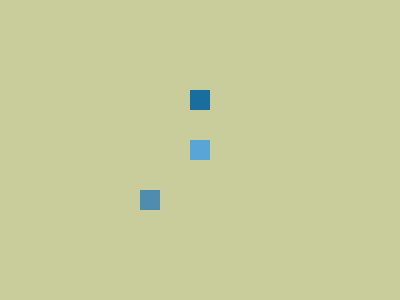
Frame 1 (no input)
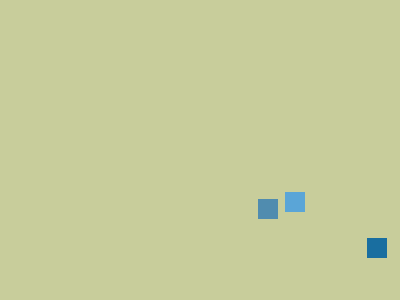
Frame 60 (the mouse pressed at the canvas centre just before this capture)
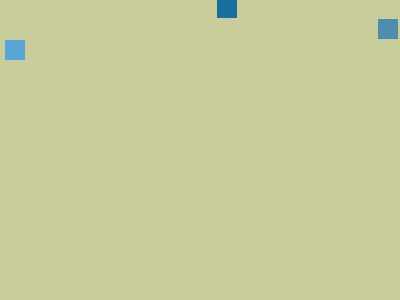
Frame 120 (the mouse held since frame 60 and released just before this capture)

The Processing sketch that drew these frames (run headless with seeded random() and noise(); from frame 60 on, the mouse is pressed at the canvas centre):

// Processing sketch: processing_42545
// ── processing_42545.pde

int x=200;
int y=150;
int speedX=5;
int speedY=4;

int a=200;
int b=100;
int speedA=3;
int speedB=4;

int z=200;
int t=150;
int speedT=2;
int speedZ=3;

float d=20;

void setup() {
  size(400, 300);
  noStroke();
}


///////////////////////////////////
void draw() {
  rectMode(CENTER);

  background (200,205,155);
  fill (120, 180, 140);

  //rec1 movement
  if (x > width - d/2 || x < d/2) {
    speedX = speedX *- 1;
  }

  if (y > height - d/2 || y < d/2) {
    speedY=speedY*-1;
  }
  fill(90,165,215);
  rect(x, y, d, d);

  //rec2 movement
  if (t > width - d/2 || t < d/2) {
    speedT=speedT*-1;
  }
  if (z > height - d/2 || z < d/2) {
    speedZ=speedZ*-1;
  }
  fill(80,140,175);
  rect(t, z, d, d);

  
  //rec3 movement
   if (a > width - d/2 || a < d/2) {
   speedA = speedA*-1;
   }
   if (b > height - d/2 || b < d/2) {
   speedB = speedB*-1;
   }
   fill(25,110,160 );
   rect(a, b, d, d);
   
  // verify that the rectangles are on the stage and prevent them from sticking on the edge
  if (x < width - d/2 && x > d/2 && y < height - d/2 && y > d/2 && 
      t < width - d/2 && t > d/2 && z < height - d/2 && z > d/2 &&
      a < width - d/2 && a > d/2 && b < height - d/2 && b > d/2) {

    //IF mouse pressed
    if (mousePressed && (mouseButton==LEFT)) {
      d = d + 1;
    }
  }

  if (mousePressed && (mouseButton==RIGHT)) {
    // check that d will not turn negative
    if(d > 1)
      d = d - 1;
  }

  // IF key pressed
  // mac user need to make right click to press ctrl (keyCode == 17) and the mouse
  if (keyPressed && keyCode != 17) {
    t=t+speedT*2;
    z=z+speedZ*2;
    x=x+speedX*2;
    y=y+speedY*2;
    a=a+speedA*2;
    b=b+speedB*2;
  }

  // speed 
  t=t+speedT;
  z=z+speedZ;
  x=x+speedX;
  y=y+speedY;
  a=a+speedA;
  b=b+speedB;
}
